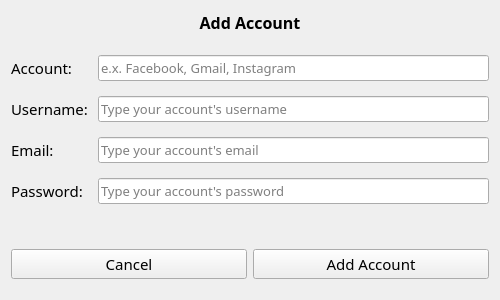
<?xml version="1.0" encoding="UTF-8"?>
<ui version="4.0">
 <class>Form</class>
 <widget class="QWidget" name="Form">
  <property name="geometry">
   <rect>
    <x>0</x>
    <y>0</y>
    <width>500</width>
    <height>300</height>
   </rect>
  </property>
  <property name="sizePolicy">
   <sizepolicy hsizetype="Preferred" vsizetype="Preferred">
    <horstretch>0</horstretch>
    <verstretch>0</verstretch>
   </sizepolicy>
  </property>
  <property name="maximumSize">
   <size>
    <width>500</width>
    <height>300</height>
   </size>
  </property>
  <property name="font">
   <font>
    <family>Source Sans Pro</family>
    <pointsize>10</pointsize>
   </font>
  </property>
  <property name="windowTitle">
   <string>Password Keeper</string>
  </property>
  <layout class="QVBoxLayout" name="verticalLayout">
   <item>
    <widget class="QLabel" name="label">
     <property name="sizePolicy">
      <sizepolicy hsizetype="Preferred" vsizetype="Fixed">
       <horstretch>0</horstretch>
       <verstretch>0</verstretch>
      </sizepolicy>
     </property>
     <property name="font">
      <font>
       <family>Source Sans Pro</family>
       <pointsize>12</pointsize>
       <weight>75</weight>
       <bold>true</bold>
      </font>
     </property>
     <property name="text">
      <string>Add Account</string>
     </property>
     <property name="alignment">
      <set>Qt::AlignCenter</set>
     </property>
    </widget>
   </item>
   <item>
    <layout class="QFormLayout" name="formLayout">
     <property name="horizontalSpacing">
      <number>10</number>
     </property>
     <property name="verticalSpacing">
      <number>15</number>
     </property>
     <property name="topMargin">
      <number>15</number>
     </property>
     <property name="bottomMargin">
      <number>15</number>
     </property>
     <item row="0" column="0">
      <widget class="QLabel" name="label_2">
       <property name="sizePolicy">
        <sizepolicy hsizetype="Preferred" vsizetype="Preferred">
         <horstretch>0</horstretch>
         <verstretch>0</verstretch>
        </sizepolicy>
       </property>
       <property name="font">
        <font>
         <pointsize>11</pointsize>
        </font>
       </property>
       <property name="text">
        <string>Account:</string>
       </property>
      </widget>
     </item>
     <item row="0" column="1">
      <widget class="QLineEdit" name="account_txt">
       <property name="placeholderText">
        <string>e.x. Facebook, Gmail, Instagram</string>
       </property>
      </widget>
     </item>
     <item row="1" column="0">
      <widget class="QLabel" name="label_3">
       <property name="sizePolicy">
        <sizepolicy hsizetype="Preferred" vsizetype="Preferred">
         <horstretch>0</horstretch>
         <verstretch>0</verstretch>
        </sizepolicy>
       </property>
       <property name="font">
        <font>
         <pointsize>11</pointsize>
        </font>
       </property>
       <property name="text">
        <string>Username:</string>
       </property>
      </widget>
     </item>
     <item row="1" column="1">
      <widget class="QLineEdit" name="username_txt">
       <property name="placeholderText">
        <string>Type your account's username</string>
       </property>
      </widget>
     </item>
     <item row="2" column="0">
      <widget class="QLabel" name="label_4">
       <property name="font">
        <font>
         <pointsize>11</pointsize>
        </font>
       </property>
       <property name="text">
        <string>Email:</string>
       </property>
      </widget>
     </item>
     <item row="2" column="1">
      <widget class="QLineEdit" name="email_txt">
       <property name="placeholderText">
        <string>Type your account's email</string>
       </property>
      </widget>
     </item>
     <item row="3" column="0">
      <widget class="QLabel" name="label_5">
       <property name="font">
        <font>
         <pointsize>11</pointsize>
        </font>
       </property>
       <property name="text">
        <string>Password:</string>
       </property>
      </widget>
     </item>
     <item row="3" column="1">
      <widget class="QLineEdit" name="password_txt">
       <property name="echoMode">
        <enum>QLineEdit::Password</enum>
       </property>
       <property name="placeholderText">
        <string>Type your account's password</string>
       </property>
      </widget>
     </item>
    </layout>
   </item>
   <item>
    <layout class="QHBoxLayout" name="horizontalLayout">
     <property name="bottomMargin">
      <number>10</number>
     </property>
     <item>
      <widget class="QPushButton" name="cancel_button">
       <property name="sizePolicy">
        <sizepolicy hsizetype="Minimum" vsizetype="Fixed">
         <horstretch>0</horstretch>
         <verstretch>0</verstretch>
        </sizepolicy>
       </property>
       <property name="font">
        <font>
         <pointsize>11</pointsize>
        </font>
       </property>
       <property name="text">
        <string>Cancel</string>
       </property>
       <property name="autoDefault">
        <bool>false</bool>
       </property>
       <property name="default">
        <bool>false</bool>
       </property>
       <property name="flat">
        <bool>false</bool>
       </property>
      </widget>
     </item>
     <item>
      <widget class="QPushButton" name="add_account_button">
       <property name="sizePolicy">
        <sizepolicy hsizetype="Minimum" vsizetype="Fixed">
         <horstretch>0</horstretch>
         <verstretch>0</verstretch>
        </sizepolicy>
       </property>
       <property name="font">
        <font>
         <pointsize>11</pointsize>
        </font>
       </property>
       <property name="text">
        <string>Add Account</string>
       </property>
      </widget>
     </item>
    </layout>
   </item>
  </layout>
 </widget>
 <resources/>
 <connections/>
</ui>
